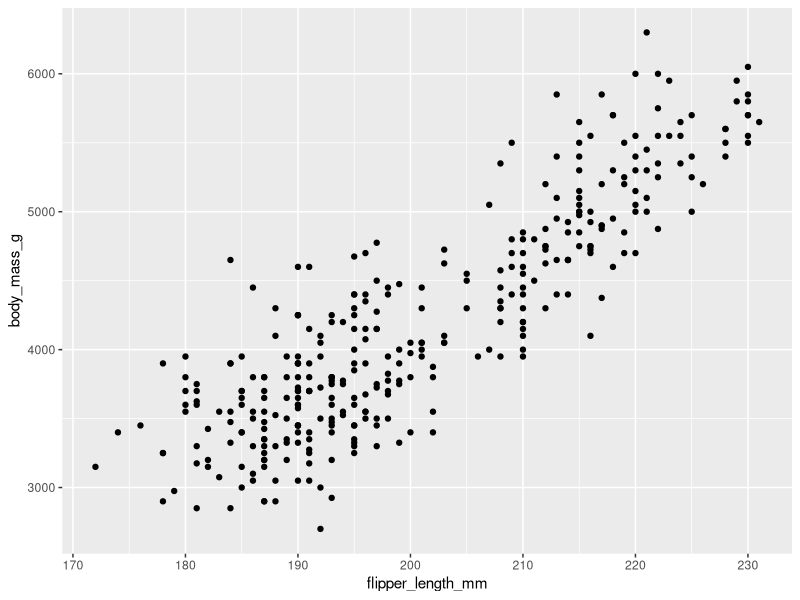
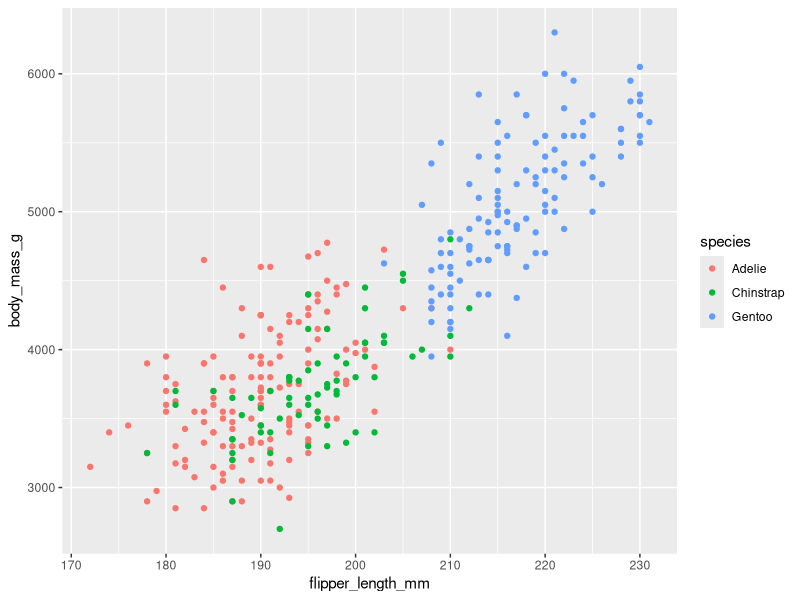
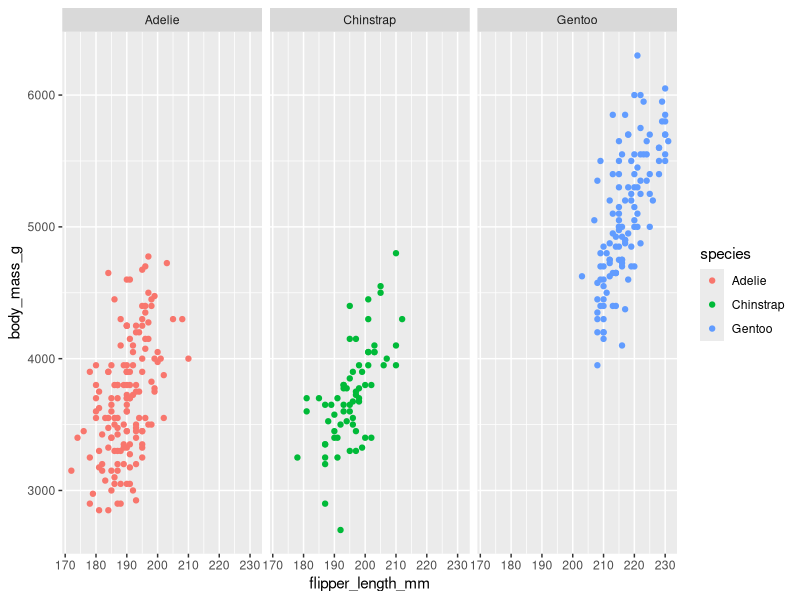
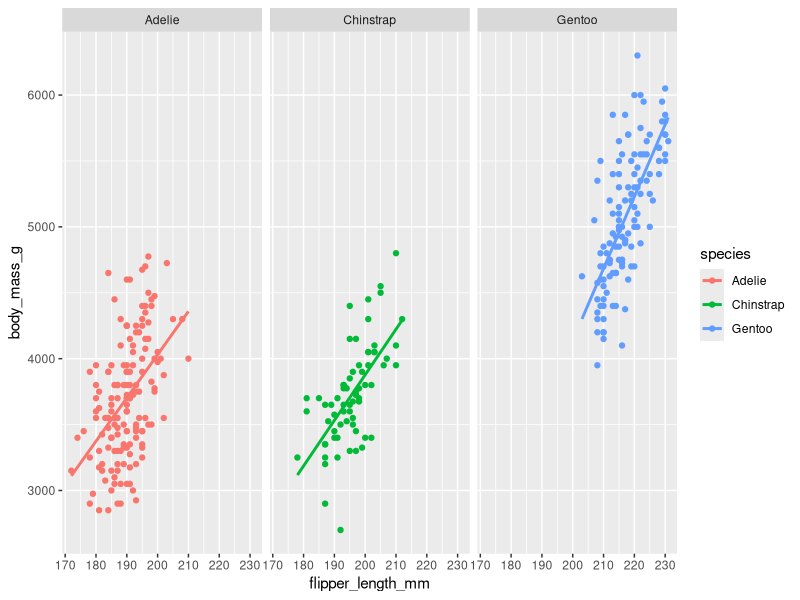
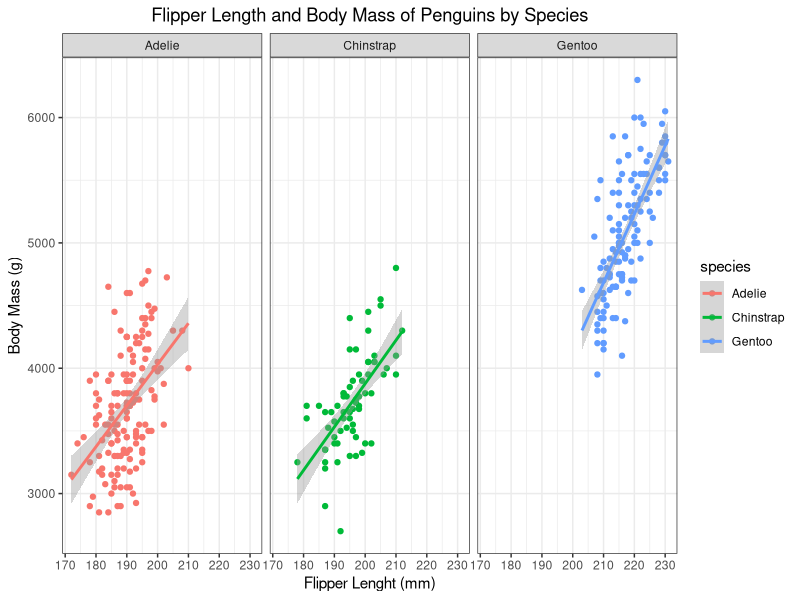

Write R code to recreate these figures, in order.
## ---- chunk 1
library(ggplot2)
library(dplyr)
library(palmerpenguins)
data(package = 'palmerpenguins')
penguins <- penguins
head(penguins)

## ---- chunk 2
ggplot(penguins, aes(flipper_length_mm, body_mass_g)) +
  geom_point()

## ---- chunk 3
ggplot(penguins, aes(flipper_length_mm, body_mass_g, color = species)) +
  geom_point()
## ---- chunk 4
ggplot(penguins, aes(flipper_length_mm, body_mass_g, color = species)) +
  geom_point() +
  facet_wrap(~ species)
## ---- chunk 5
ggplot(penguins, aes(flipper_length_mm, body_mass_g, color = species)) +
  geom_point() +
  facet_wrap(~ species) +
  geom_smooth(method = "lm", se = FALSE)
## ---- chunk 6
ggplot(penguins, aes(flipper_length_mm, body_mass_g, color = species)) +
  geom_point() +
  facet_wrap(~ species) +
  geom_smooth(method = "lm") +
  labs(title = "Flipper Length and Body Mass of Penguins by Species",
       x = "Flipper Lenght (mm)",
       y = "Body Mass (g)") +
  theme_bw() +
  theme(plot.title = element_text(hjust = 0.5)) 
## ---- chunk 7
mod <- lm(body_mass_g ~ flipper_length_mm, data =
            penguins)
summary(mod)
